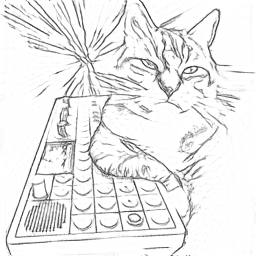
#> input picture skeleton_tracing/swig/test.png, 256 x 256 px
$ python example.py
#> lines starting #> are read from the running program, lines starting #| are printed output that depends on the picture
### skeleton_tracing/swig/trace_skeleton.py
# This file was automatically generated by SWIG (http://www.swig.org).
# Version 4.0.2
#
# Do not make changes to this file unless you know what you are doing--modify
# the SWIG interface file instead.

from sys import version_info as _swig_python_version_info
if _swig_python_version_info < (2, 7, 0):
    raise RuntimeError("Python 2.7 or later required")

# Import the low-level C/C++ module
if __package__ or "." in __name__:
    from . import _trace_skeleton
else:
    import _trace_skeleton

try:
    import builtins as __builtin__
except ImportError:
    import __builtin__

# [19 lines left out: functions _swig_repr, _swig_setattr_nondynamic_instance_variable, not called in this run]


def _swig_setattr_nondynamic_class_variable(set):
    # [5 lines left out: function set_class_attr, not called in this run]
    return set_class_attr


# [5 lines left out: function _swig_add_metaclass, not called in this run]


class _SwigNonDynamicMeta(type):
    """Meta class to enforce nondynamic attributes (no new attributes) for a class"""
    __setattr__ = _swig_setattr_nondynamic_class_variable(type.__setattr__)


def trace(im, w, h, csize, maxIter):
    return _trace_skeleton.trace(im, w, h, csize, maxIter)

def pop_point():
    return _trace_skeleton.pop_point()

def len_polyline():
    return _trace_skeleton.len_polyline()

csizeDefault = 10
maxIterDefault = 999

def from_list(arr, w, h, csize=csizeDefault, maxIter=maxIterDefault):
	im = str(bytes(arr), 'ascii')
	trace(im, w, h, csize, maxIter)
	P = [];
	while (len_polyline() != -1):
		P.append([])
		n = len_polyline();
		for i in range(0,n):
			idx = pop_point()
			x = idx % w;
			y = idx //w;
			P[-1].append((x,y))
	return P

# [5 lines left out: function from_list2d, not called in this run]

def from_numpy(arr, csize=csizeDefault, maxIter=maxIterDefault):
	w = arr.shape[1]
	h = arr.shape[0]
	arr[arr > 0] = 1
	return from_list(arr.flatten().tolist(), w, h, csize, maxIter)

### skeleton_tracing/swig/example.py
import trace_skeleton
import cv2
import random

im = cv2.imread("test.png",0)
#> im is the input picture: shape (256, 256); min 26, max 255, mean 235.3

_,im = cv2.threshold(im,128,255,cv2.THRESH_BINARY);
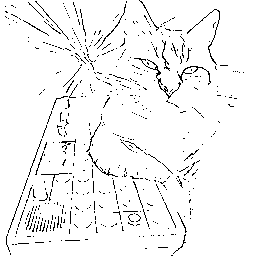
#> im: shape (256, 256); 95.7% white; black in thin lines or dots
# cv2.imshow("",im);cv2.waitKey(0)

polys = trace_skeleton.from_numpy(im);
#> in from_numpy, `arr[arr > 0] = 1`: arr: shape (256, 256); values 0 (black) and 1 (white), 95.7% white; black in thin lines or dots
#> (the call stopped at in trace, `return _trace_skeleton.trace(im, w, h, csize, maxIter)`: _trace_skeleton is not available in this run)
#> (the run stopped early here; a loop or call above may not have finished)
